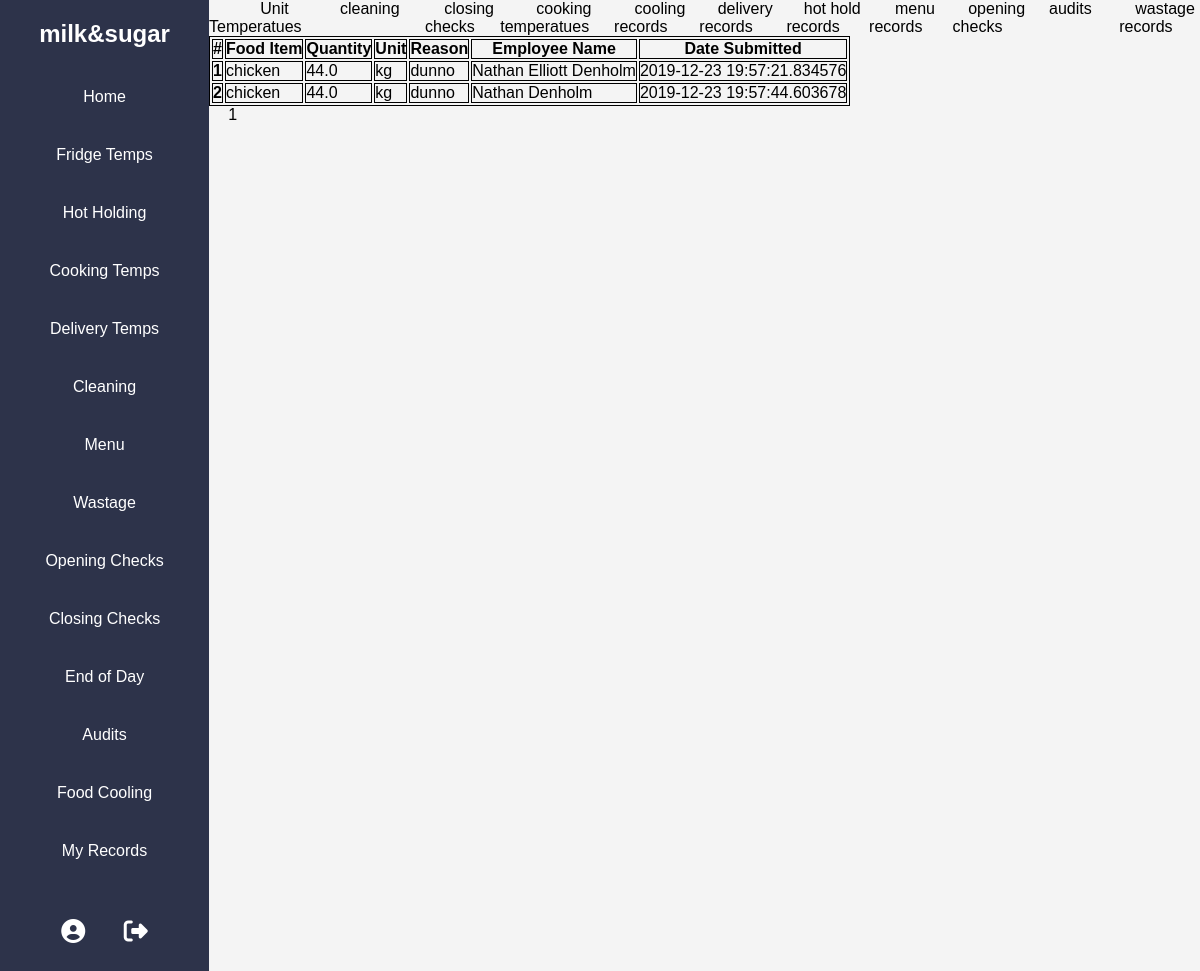
/wastage_records/1 (signed in), run on the app's committed database.
### SafeFoodApp/models.py (models this page shows, shortened)
class User(db.Model, UserMixin):
    id = db.Column(db.Integer, primary_key=True, nullable=False)
    username = db.Column(db.String(50), nullable=False)
    email = db.Column(db.String(50), unique=True, nullable=False)
    company_name = db.Column(db.String(120), unique=False, nullable=False)
    password = db.Column(db.String(60), unique=False, nullable=False)
    user_temp_records = db.relationship('FridgeFreezerTempTable', backref=db.backref('user', lazy=True))
    user_cooking_temp_records = db.relationship("CookingTemperatureTable", backref=db.backref('user', lazy=True))
    user_delivery_temp_records = db.relationship("DeliveryTemperatureTable", backref=db.backref('user', lazy=True))
    hot_hold_records = db.relationship("HotHoldTable", backref=db.backref('user', lazy=True))
    menu_spec = db.relationship("MenuTable", backref=db.backref('user', lazy=True))
    wastage = db.relationship("WastageTable", backref=db.backref('user', lazy=True))
    cooling_records = db.relationship("FoodCoolingTable", backref=db.backref('user', lazy=True))

class Base(db.Model):
    __abstract__ = True
    employee_name =  db.Column(db.String(50), nullable=False)
    date_submitted = db.Column(db.DateTime, nullable=False, default=datetime.utcnow)
    comment =  db.Column(db.String(100), nullable=True)

class WastageTable(Base):
    id = db.Column(db.Integer, primary_key=True)
    food_item = db.Column(db.String(20), nullable=False)
    quanitiy = db.Column(db.String(20), nullable=False)
    unit = db.Column(db.String(20), nullable=False)
    reason = db.Column(db.String(20), nullable=False)
    company_id = db.Column(db.Integer, db.ForeignKey('user.id'), nullable=False)

### SafeFoodApp/routes.py (the view)
@app.route("/wastage_records/<int:page_number>")
def wastage_records(page_number):
    records = WastageTable.query.filter_by(user=current_user).paginate(per_page=5, page=page_number, error_out=True)
    return render_template("wastage_records.html", user_records=records)

### SafeFoodApp/models.py (called while the page is built)
@login_manager.user_loader
def load_user(user_id):
    return User.query.get(int(user_id))

### SafeFoodApp/templates/wastage_records.html
{% extends "records.html"%}
{%block recordcontent%}
<table class="table table-striped">
    <thead>
        <tr>
            <th scope="col">#</th>
            <th scope="col">Food Item</th>
            <th scope="col">Quantity</th>
            <th scope="col">Unit</th>
            <th scope="col">Reason</th>
            <th scope="col">Employee Name</th>
            <th scope="col">Date Submitted</th>
        </tr>
    </thead>
    <tbody>
        {% for record in user_records.items %}
            <tr>
                <th scope="col">{{ loop.index }}</th>
                <td>{{record.food_item}}</td>
                <td>{{record.quanitiy}}</td>
                <td>{{record.unit}}</td>
                <td>{{record.reason}}</th>
                <td>{{record.employee_name}}</th>
                <td>{{record.date_submitted}}</td>
            </tr>
        {% endfor %}
    </tbody>
</table>
{% for page in user_records.iter_pages() %}
{% if page %}
<a class="test" href="{{url_for('unit_records', page_number=page) }}">{{ page }}</a>
{% else %}
.
{% endif %}
{% endfor %}
{% endblock%}

### SafeFoodApp/templates/layouts.html (shortened to what this page needs)
<!DOCTYPE html>
<html lang="en">
<head>
    <link rel="stylesheet" type="text/css" href="{{ url_for('static', filename='main.css') }}">
</head>
<body>
    <div class="container">
        <nav>
            <div class="side-nav">
                <ul>
                    <li>
                        <h2><a href="#">{{ current_user.company_name }}</a></h2>
                    </li>
                    <li><a href="{{url_for('app_home')}}">Home</a></li>
                    <li><a href="{{url_for('fridge_freezer_temps')}}">Fridge Temps</a></li>
                    <li><a href="{{url_for('hot_hold')}}"> Hot Holding</a></li>
                    <li><a href="{{url_for('cooking_temps')}}">Cooking Temps</a></li>
                    <li><a href="{{url_for('delivery')}}">Delivery Temps</a></li>
                    <li><a href="{{url_for('cleaning')}}">Cleaning</a></li>
                    <li><a href="{{url_for('menu')}}">Menu</a></li>
                    <li><a href="{{url_for('wastage')}}">Wastage</a></li>
                    <li><a href="{{url_for('opening_checks')}}">Opening Checks</a></li>
                    <li><a href="{{url_for('closing')}}">Closing Checks</a></li>
                    <li><a href="{{url_for('fridge_freezer_temps')}}">End of Day </a></li>
                    <li><a href="{{url_for('audits')}}">Audits</a></li>
                    <li><a href="{{url_for('food_cooling')}}">Food Cooling</a></li>
                    <li><a href="{{url_for('records')}}">My Records</a></li>
                    <div class="login-account">
                        <a href="#"><i class="fas fa-user-circle"></i></a>
                        <a href="{{url_for('logout')}}"><i class="fas fa-sign-out-alt"></i></a>
                    </div>
                </ul>
            </div>
        </nav>
        <div>
            {% block content %}{% endblock %}
        </div>
    </div>
</body>
</html>

### SafeFoodApp/static/main.css (style rules this page uses)
* { margin: 0; padding: 0; }
body { background-color: #f4f4f4; font-family: 'Montserrat', sans-serif; }
a { text-decoration: none; color: white; }
.test { color: black; }
li { list-style: none; }
table, th, td { border: 1px solid black; }
.container { display: grid; grid-template-columns: 1fr 8fr; height: 100vh; }
.side-nav { height: 100%; background-color: #2d334a; text-align: center; }
.side-nav li { padding: 20px; color: white; }
.login-account { display: flex; flex-direction: row; font-size: 1.5rem; justify-content: center; }
.login-account, a { padding: 1.2rem; }

### data on the page
User: company_name "milk&sugar"
WastageTable: food_item "chicken", quanitiy "44.0", unit "kg", reason "dunno", employee_name "Nathan Elliott Denholm", date_submitted "2019-12-23 19:57:21.834576"
WastageTable: food_item "chicken", quanitiy "44.0", unit "kg", reason "dunno", employee_name "Nathan Denholm", date_submitted "2019-12-23 19:57:44.603678"

### other printed values
{{ page }} "1"
